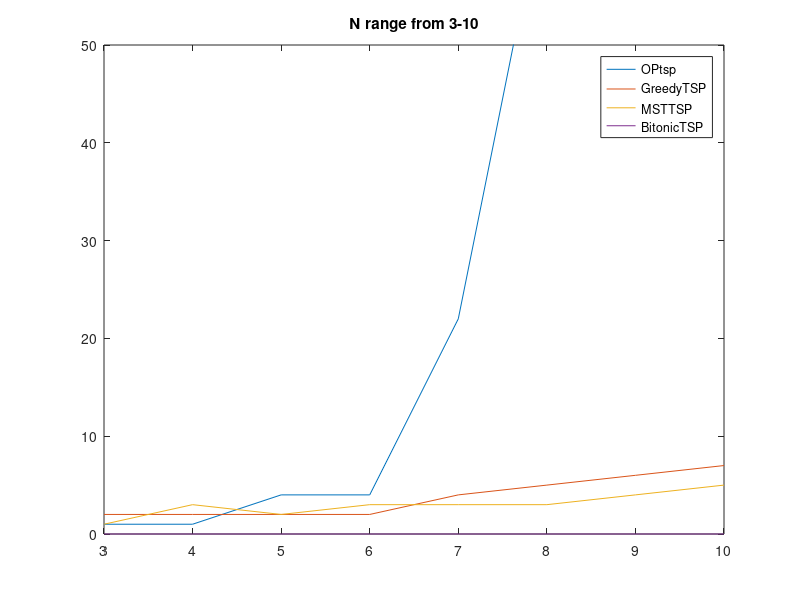

Source code (MATLAB):
x=[3, 4, 5, 6, 7, 8, 9, 10];
y1=[1,1,4,4,22,67,173,334]
y2=[2,2,2,2,4,5,6,7]
y3=[1,3,2,3,3,3,4,5]
y4=[0,0,0,0,0,0,0,0]

x2=[100,500,1000,3000]


xlabel('N') % x-axis label
ylabel('Time in milliseconds ') % y-axis label

plot(x,y1,x,y2,x,y3,x,y4);
title('N range from 3-10');
legend('OPtsp', 'GreedyTSP', 'MSTTSP' ,'BitonicTSP');
axis([3 10 0 50])


% y1=[137,1768,6798,61087]
% y2=[115,127,642,15565]
% y3=[2,29,57,543]
% 
% 
% x=[100,500,1000,3000]
% xlabel('N') % x-axis label
% ylabel('Time in milliseconds ') % y-axis label
% 
% plot(x,y1,x,y2,x,y3);
% title('N range for large values');
% legend('GreedyTSP', 'MSTTSP' ,'BitonicTSP');
% axis([100 3000 0 62000])

